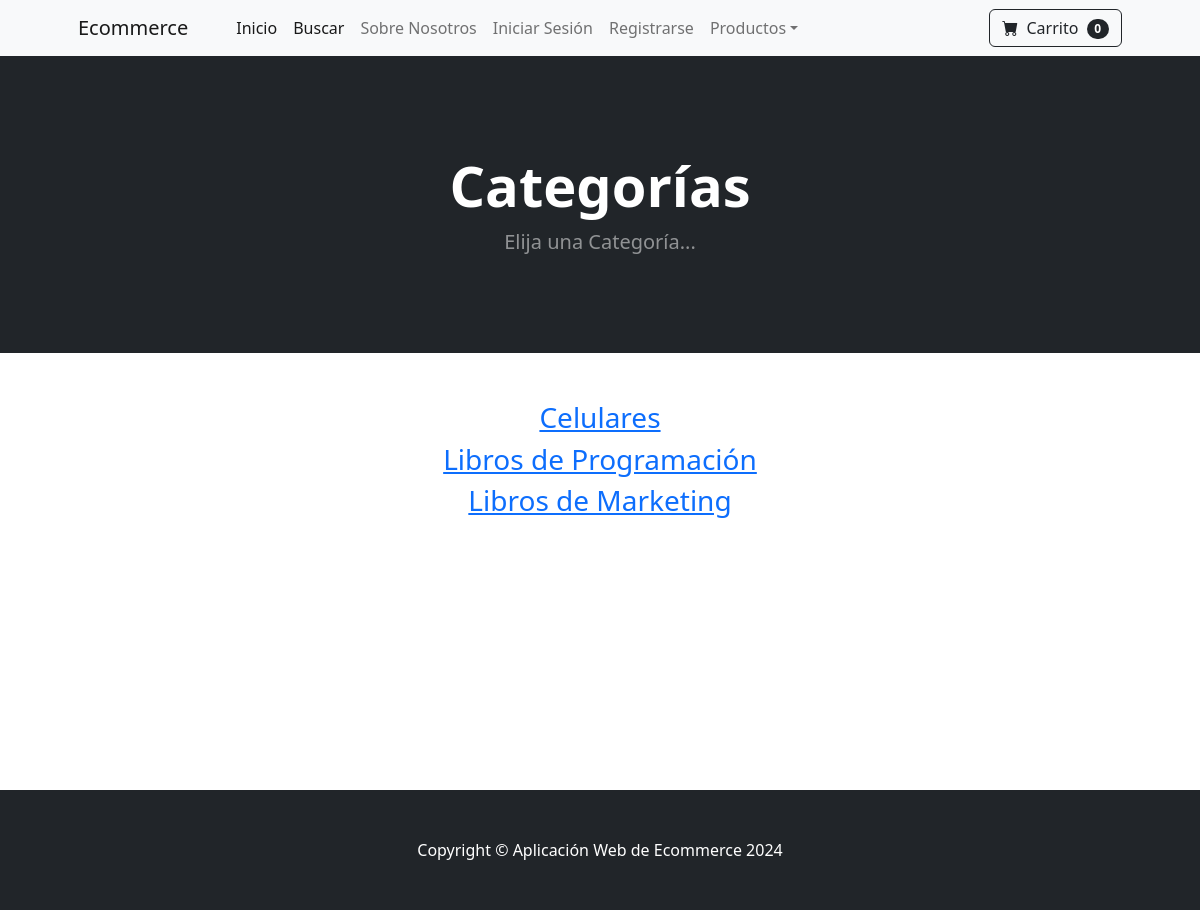
The app's page /category_summary/ with its own data.
### store/models.py (models this page shows)
class Category(models.Model):
    name = models.CharField(max_length=50)
    def __str__(self):
        return self.name
    class Meta:
        verbose_name_plural = 'categorias'

### store/views.py (the view)
# urls.py: path('category_summary/', views.category_summary, name='category_summary'),
def category_summary(request):
    categories = Category.objects.all()
    return render(request, 'category_summary.html', {'categories':categories})

### cart/cart.py (called while the page is built)
    def __len__(self):
        return len(self.cart)

### cart/context_processors.py (called while the page is built)
def cart(request):
    return {'cart': Cart(request)}

### store/templates/category_summary.html
{% extends 'base.html' %}
{% block content%}
        <header class="bg-dark py-5">
            <div class="container px-4 px-lg-5 my-5">
                <div class="text-center text-white">
                    <h1 class="display-4 fw-bolder">Categorías</h1>
                    <p class="lead fw-normal text-white-50 mb-0">Elija una Categoría...</p>
                </div>
            </div>
        </header>
        <div class="container">
            <div class="row">
                <center>
                    <div class="col-8">
                        <br/><br/>
                        {% for category in categories %}
                            <h3><a href="{% url 'category' category %}">{{ category }}</a></h3>
                        {% endfor %}
<br/><br/><br/><br/><br/><br/><br/><br/><br/><br/><br/>
                    </div>
                </center>
            </div>
        </div>
{% endblock %}

### records on screen
Category: name "Celulares"
Category: name "Libros de Programación"
Category: name "Libros de Marketing"

### other values on screen
{{ cart|length }} "0"
